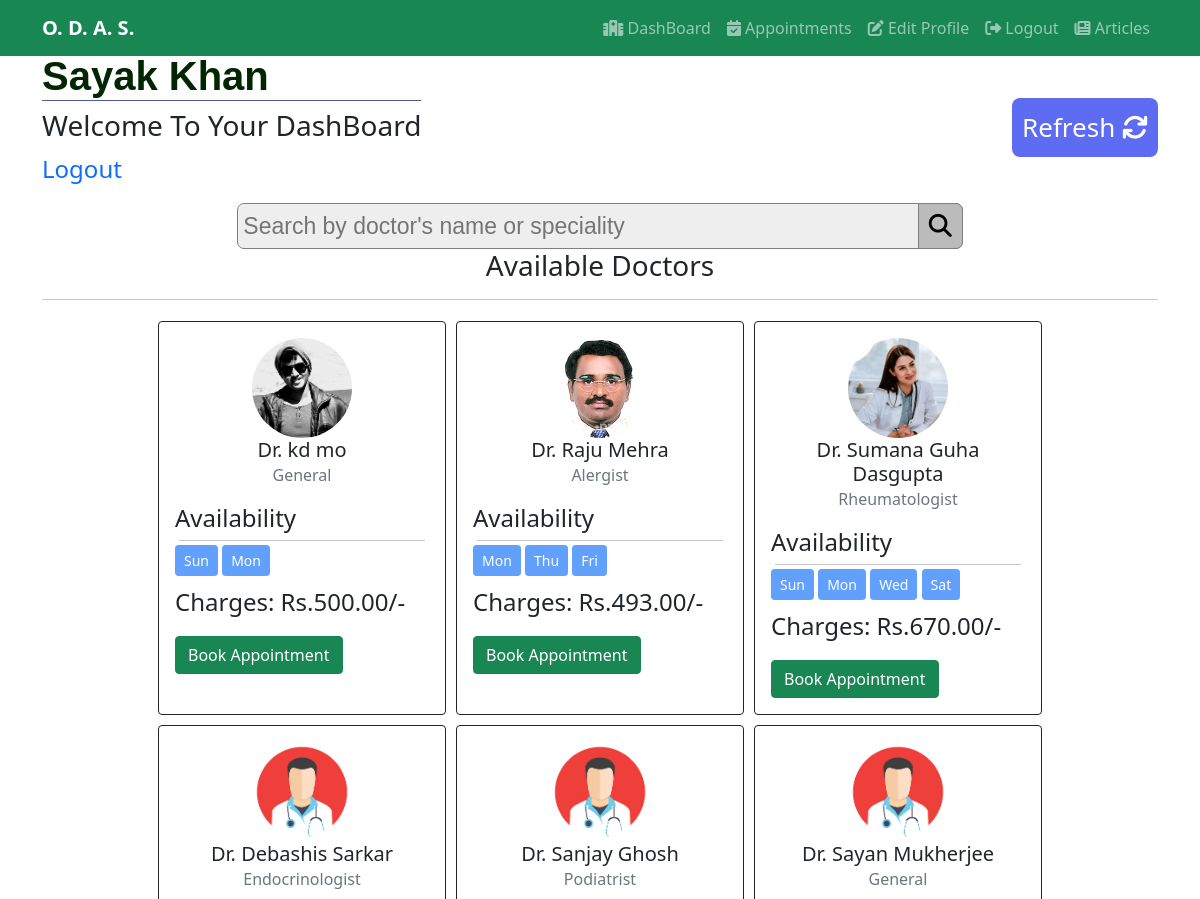
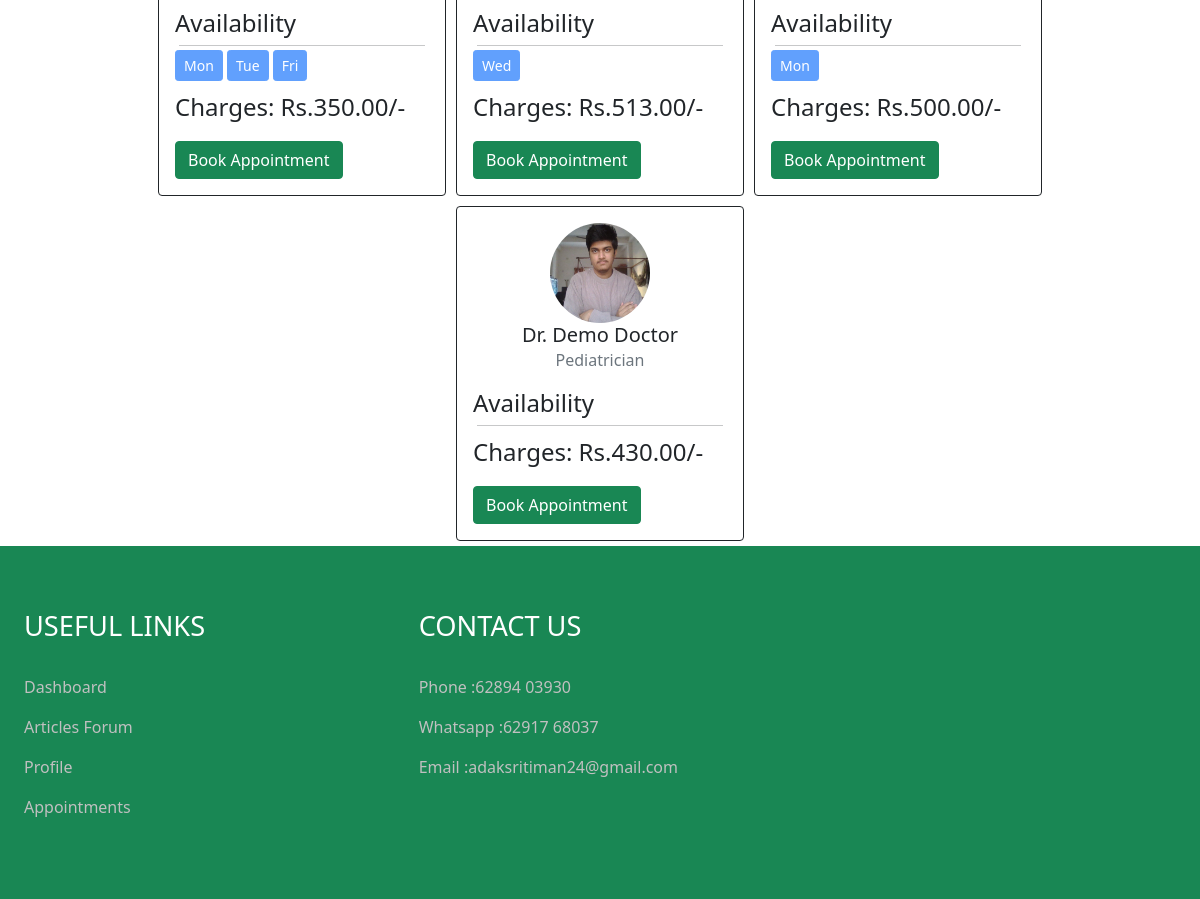
The page /dashboard/patient/ (signed in) on the database its author committed (2 pictures, top to bottom).
### accounts/models.py (models this page shows)
class Doctor(User):
    CHOICES = [
        ('Male','Male'),
        ('Female','Female'),
        ('Others','Others'),
    ]
    SPECIALITIES= [
        ('Podiatrist','Podiatrist'),
        ('General','General'),
        ('Pediatrician','Pediatrician'),
        ('Endocrinologist','Endocrinologist'),
        ('NeuroLogist','Neurologist'),
        ('Rheumatologist','Rheumatologist'),
        ('Alergist','Allergist'),
        ('Psychiatrist','Psychiatrist'),
    ]
    gender = models.CharField(null = False, max_length=8, choices=CHOICES)
    contact = models.CharField(max_length=12)
    dob = models.DateField()
    speciality = models.CharField(null=False, choices = SPECIALITIES, max_length=20)
    bio = models.TextField(null=True, max_length=800, blank=True)
    yoe = models.IntegerField()
    charge = models.DecimalField(decimal_places=2,max_digits=7, max_length = 10)
    paypal = models.EmailField(max_length=70, null = True, blank = True)
    img = models.ImageField(upload_to = "doctor_images/", null = True, blank = True)
    sun_start = models.TimeField(null=True, blank=True)
    sun_end = models.TimeField(null = True, blank=True)
    mon_start = models.TimeField(null = True, blank=True)
    mon_end = models.TimeField(null = True, blank=True)
    tue_start = models.TimeField(null = True, blank=True)
    tue_end = models.TimeField(null = True, blank=True)
    wed_start = models.TimeField(null = True, blank=True)
    wed_end = models.TimeField(null = True, blank=True)
    thu_start = models.TimeField(null = True, blank=True)
    thu_end = models.TimeField(null = True, blank=True)
    fri_start = models.TimeField(null = True, blank=True)
    fri_end = models.TimeField(null = True, blank=True)
    sat_start = models.TimeField(null = True, blank=True)
    sat_end = models.TimeField(null = True, blank=True)

### mainapp/views.py (the view, shortened to what this page needs)
# urls.py: path('dashboard/patient/',views.PatientDashboard.as_view(), name="pd"),
class PatientDashboard(View):
    def get(self, request):
        if request.user.is_authenticated:
            if isDoctor(request.user):
                return redirect('/dashboard/doctor/')
            patient = Patient.objects.get(pk = request.user.id)
            doctors = Doctor.objects.all()[0:12]
            context = {
                "patient" : patient,
                "doctors": doctors,
            }
            return render(request, "patient/patient-dashboard.html", context=context)
        return redirect('/accounts/login/patient/')

### accounts/views.py (called while the page is built)
def isDoctor(user):
    try:
        Doctor.objects.get(pk = user.id)
        return True
    except Exception as exe:
        return False

### templates/patient/patient-dashboard.html (shortened to what this page needs)
{% extends "patient/base.html" %}
{% load static %}
{% block content %}
<div class="container">
  <section class="top-dashboard-bar">
    <div>
      <h1 class="dashboard-patient">
      {{patient.first_name}} {{patient.last_name}}
      </h1>
      <h3>Welcome To Your DashBoard</h3>
      <p><a href="{% url 'logout_p' %}">Logout</a></p>
    </div>
    <div>
      <a class="dashboard-refresh-btn" href="{% url 'pd' %}">
        Refresh <i class="fa-solid fa-arrows-rotate"></i>
      </a>
    </div>
  </section>
  <section class="doc-search">
    <form method="POST">
      <input type="text" placeholder="Search by doctor's name or speciality" name="keyword">
      <button type="submit"><i class="fa fa-solid fa-magnifying-glass"></i></button>
    </form>
  </section>
  <h3 class = "text-center">Available Doctors</h3>
  <hr>
  <div class="d-flex justify-content-center" style="flex-wrap: wrap;">
    {% for doctor in doctors %}
    <div class="card border-dark" style="width: 18rem; margin:5px;">
      <div class="card-body">
        <div class="d-flex justify-content-center">
        {% if doctor.img %}
          <img src="{{doctor.img.url}}" alt="Not Found" width="100px", height="100px" style="border-radius: 50%;">
        {% else %}
          {% if doctor.gender == "Female" %}
          <img src="{% static 'doctor/imgs/avatar/female-doc.jpg' %}" alt="Not Found" width="100px", height="100px" style="border-radius: 50%;">
          {% else %}
          <img src="{% static 'doctor/imgs/avatar/male-doc.png' %}" alt="Not Found" width="100px", height="100px" style="border-radius: 50%;">
          {% endif %}
        {% endif %}
        </div>
        <h5 class="card-title text-center">Dr. {{doctor.first_name}} {{doctor.last_name}}</h5>
        <h6 class="card-subtitle mb-2 text-muted text-center">{{doctor.speciality}}</h6>
        <p style="margin-top: 15px; margin-bottom:0px; padding:0px;">Availability</p>
        <hr style=" margin:4px; padding:0px;">
        <div style="justify-content: center; align-items:center;">
          {% if doctor.sun_start %}
          <button disabled class="btn btn-primary btn-sm">Sun</button>
          {% endif %}
          {% if doctor.mon_start %}
          <button disabled class="btn btn-primary btn-sm">Mon</button>
          {% endif %}
          {% if doctor.tue_start %}
          <button disabled class="btn btn-primary btn-sm">Tue</button>
          {% endif %}
          {% if doctor.wed_start %}
          <button disabled class="btn btn-primary btn-sm">Wed</button>
          {% endif %}
          {% if doctor.thu_start %}
          <button disabled class="btn btn-primary btn-sm">Thu</button>
          {% endif %}
          {% if doctor.fri_start %}
          <button disabled class="btn btn-primary btn-sm">Fri</button>
          {% endif %}
          {% if doctor.sat_start %}
          <button disabled class="btn btn-primary btn-sm">Sat</button>
          {% endif %}
        </div>
        <p class="mt-2">Charges: Rs.{{doctor.charge}}/-</p>
          <button type="button" class="btn btn-success" data-bs-toggle="modal" data-bs-target="#payment-for-{{doctor.id}}">
            Book Appointment
          </button>
      </div>
    </div>
    {% endfor %}
  </div>
</div>
{% endblock %}

### static/patient/css/index.css (style rules this page uses)
* { margin: 0; padding: 0; }
body { padding-top: 52px; display: flex; flex-direction: column; height: 100vh; }
p { font-size: 3vh; }
a { text-decoration: none; }

### static/patient/css/edit.css (style rules this page uses)
.dashboard-patient { font-family: helvetica; font-weight: bold; color: rgb(2, 37, 2); border-bottom: 1px solid rgb(81, 89, 157); }
.doc-search { display: flex; justify-content: center; }
.doc-search > form { width: 65%; position: relative; font-size: 23px; font-family: arial; }
.doc-search > form > * { padding: 5px; }
.doc-search > form > input { width: 100%; border-radius: 7px; background-color: #eee; border: 1px solid gray; }
.doc-search > form > button { border: 1px solid gray; background-color: #bbb; position: absolute; right: 0; border-top-right-radius: 7px; border-bottom-right-radius: 7px; padding-left: 10px; padding-right: 10px; }
.top-dashboard-bar { display: flex; justify-content: space-between; }
.top-dashboard-bar > div:nth-child(2) { display: flex; align-items: center; }
.dashboard-refresh-btn { border: none; background-color: rgb(93, 108, 242); font-size: 26px; padding: 10px; color: white; border-radius: 8px; cursor: pointer; text-decoration: none; }

### rows shown on the page
Doctor: img (placeholder picture), first_name "kd", last_name "mo", speciality "General", sun_start "Sun", mon_start "Mon", charge "500.00"
Doctor: img (picture), first_name "Raju", last_name "Mehra", speciality "Alergist", mon_start "Mon", thu_start "Thu", fri_start "Fri", charge "493.00"
Doctor: img (picture), first_name "Sumana", last_name "Guha Dasgupta", speciality "Rheumatologist", sun_start "Sun", mon_start "Mon", wed_start "Wed", sat_start "Sat", charge "670.00"
Doctor: first_name "Debashis", last_name "Sarkar", speciality "Endocrinologist", mon_start "Mon", tue_start "Tue", fri_start "Fri", charge "350.00"
Doctor: first_name "Sanjay", last_name "Ghosh", speciality "Podiatrist", wed_start "Wed", charge "513.00"
Doctor: first_name "Sayan", last_name "Mukherjee", speciality "General", mon_start "Mon", charge "500.00"
Doctor: img (picture), first_name "Demo", last_name "Doctor", speciality "Pediatrician", charge "430.00"

### other values the page prints
{{ patient.first_name }} "Sayak"
{{ patient.last_name }} "Khan"
